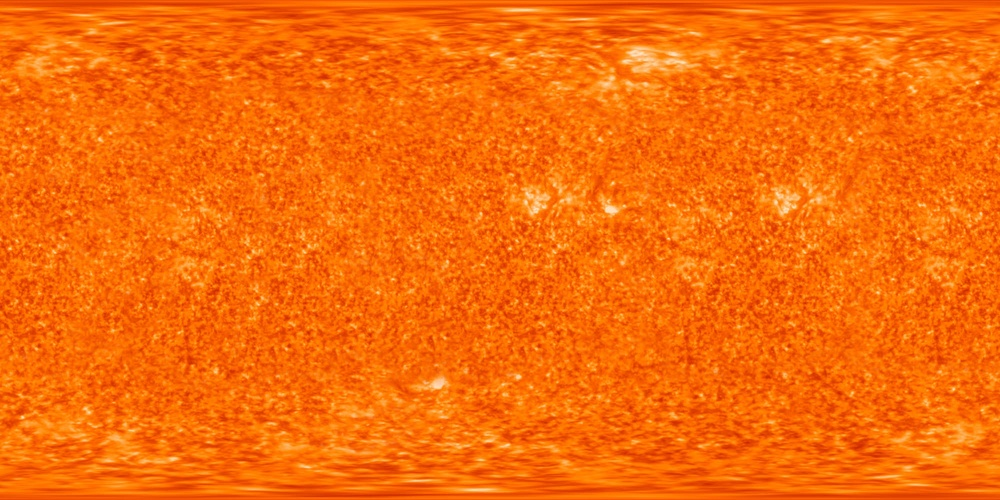
%> input picture Homework+14/Homework 14/Megan/sun.jpg, 1000 x 500 px, shrunk from 2000 x 1000 before the run
$ octave --eval "solarSystemMeg;"   (GNU Octave 9; MATLAB toolbox functions it lacks are replaced by stand-ins)
%> lines starting %> are read from the running program, lines starting %| are printed output that depends on the picture
### Homework+14/Homework 14/Megan/makePlanetMeg.m
function makePlanetMeg(loc,rad,image)
%> called with loc = [0 0 0], rad = 3.5, image = 'sun.jpg'
img = imread(image);
%> img is the input picture: size 500x1000x3 uint8; mean R, G, B 246.3, 108.3, 8.5
img = flipud(img);
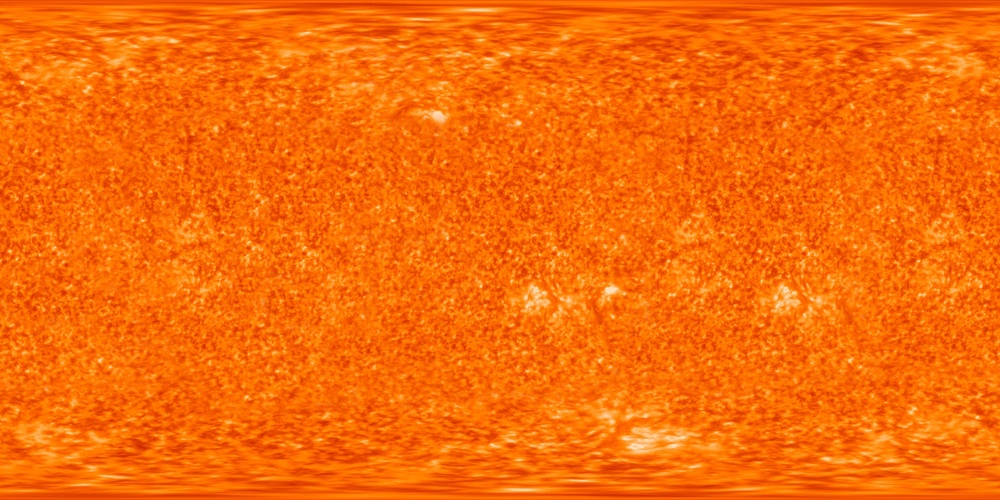
%> img: size 500x1000x3 uint8; mean R, G, B 246.3, 108.3, 8.5; mean of the top-left, top-right, bottom-left and bottom-right quarters 121, 119.3, 120.1, 123.9
%> call 2 of makePlanetMeg, with loc = [6.3 0 0], rad = 0.6, image = 'star5.jpg'
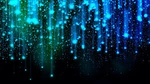
%> input picture Homework+14/Homework 14/Megan/star5.jpg, 150 x 84 px, shrunk from 300 x 168 before the run
%> in makePlanetMeg, img is the input picture: size 84x150x3 uint8; mean R, G, B 8.2, 53.3, 73.5
%> in makePlanetMeg (call 2), `img = flipud(img);`:
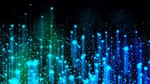
%> img: size 84x150x3 uint8; mean R, G, B 8.2, 53.3, 73.5; mean of the top-left, top-right, bottom-left and bottom-right quarters 18.7, 14.5, 78.3, 68.5

x = loc(1);
y = loc(2);
z = loc(3);

[a,b,c] = sphere;

a = rad.*a;
b = rad.*b;
c = rad.*c;

%> the run ends on the next line
surf(a+x,b+y,c+z,img, 'FaceColor', 'texturemap','Edgecolor', 'none');

hold on
end

### Homework+14/Homework 14/Megan/rotateOrbitMeg.m
function newLoc = rotateOrbitMeg(loc,theta)

loc = loc';

newLoc = [cosd(theta) -sind(theta) 0; sind(theta) cosd(theta) 0; 0 0 1] * ...
    loc;

newLoc = newLoc';
end

### Homework+14/Homework 14/Megan/solarSystemMeg.m
function solarSystemMeg
image = {'sun.jpg','star5.jpg'};
loc = {[0,0,0];[6.3,0,0];[8.3,0,0];[10.8,0,0];[13,0,0]};
rad = [3.5, 0.6, 0.7, 0.9, 0.8];
go = true;

while go
    makePlanetMeg(loc{1},rad(1),image{1});
    hold on
    axis equal
    axis([-23 23 -23 23])
    axis off
    whitebg([.3 .5 .8])

    makePlanetMeg(loc{2},rad(2),image{2});
    makePlanetMeg(loc{3},rad(3),image{2});
    makePlanetMeg(loc{4},rad(4),image{2});
    makePlanetMeg(loc{5},rad(5),image{2});

    pause(0.015)

    loc{1} = rotateOrbitMeg(loc{1}, 30);
    loc{2} = rotateOrbitMeg(loc{2}, 25);
    loc{3} = rotateOrbitMeg(loc{3}, 21);
    loc{4} = rotateOrbitMeg(loc{4}, 19);
    loc{5} = rotateOrbitMeg(loc{5}, 17);
hold off
end

end
